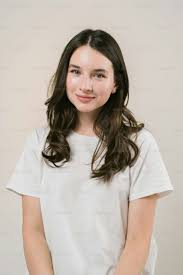
#> input picture Reading a video Images/Photos/person1.jpeg, 183 x 275 px
$ python 17_Face_detectn.py
#> lines starting #> are read from the running program, lines starting #| are printed output that depends on the picture; after the words box and inside, x2 and y2 are one past the last pixel; in counts of white or black regions, pixels touching at a corner belong together

#  detecting faces in the image/ video

import cv2 as cv

img = cv.imread('Reading a video Images/Photos/person1.jpeg')
#> img is the input picture: shape (275, 183, 3); mean B, G, R 170.5, 180.4, 190.9
cv.imshow('Person', img)

#  converting img to grayscale, Harcascade do not use skin color
gray = cv.cvtColor(img, cv.COLOR_BGR2GRAY)
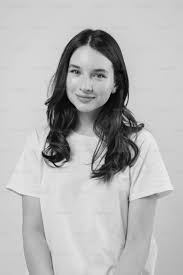
#> gray: shape (275, 183); min 1, max 244, mean 182.4
cv.imshow('Gray scale img', gray)


img1 = cv.imread('Reading a video Images/Photos/Humans.jpeg')
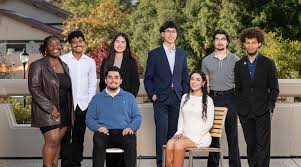
#> input picture Reading a video Images/Photos/Humans.jpeg, 301 x 167 px
#> img1 is the input picture: shape (167, 301, 3); mean B, G, R 83.1, 94, 101.3
cv.imshow('Humans', img1)

gray1 = cv.cvtColor(img1, cv.COLOR_BGR2GRAY)
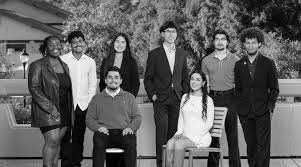
#> gray1: shape (167, 301); min 0, max 255, mean 95
cv.imshow('Gray scale img', gray1)

#  reading the haarcascade classofoer file to be used for face detection
haar_cascade = cv.CascadeClassifier('haarcascade_face.xml')

#  detecting the face in the image using the haarcascade model
faces_rect = haar_cascade.detectMultiScale(gray, scaleFactor= 1.1, minNeighbors=2)
#> faces_rect = [[57, 50, 62, 62]]
#  scalefactor = scale of rect
#  minNeighbor = no. of neighbors the rect to be. called as a face
#  returns list of the co ordinates of the faces rectangle in the img

#  printing the list of rect co ordinates
print( f'Number of faces in the img = {len(faces_rect)}')
#| Number of faces in the img = 1

#  loop over list over the co ordinates of the faces and drawing rect for all of them

for( x, y, w, h) in faces_rect:

    cv.rectangle(img, (x,y), (x+w, y+h), (0, 255, 0), thickness=2)
#> this loop made 1 pass
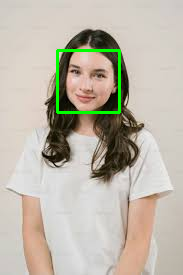
#> img: shape (275, 183, 3); 1.47% of pixels changed, all inside (x1, y1, x2, y2) = (56, 49, 121, 114)


cv.imshow('Detected faces in img', img)

#  printing rect for img1
face_rect = haar_cascade.detectMultiScale(gray1, scaleFactor= 1.1, minNeighbors=0)
#> face_rect = [[102, 68, 24, 24], [78, 12, 57, 57]]
#  printing the list of rect co ordinates
print( f'Number of faces in the img1 = {len(face_rect)}')
#| Number of faces in the img1 = 2

for( x, y, w, h) in face_rect:

    cv.rectangle(img1, (x,y), (x+w, y+h), (0, 255, 0), thickness=2)
#> this loop made 2 passes
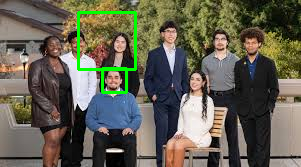
#> img1: shape (167, 301, 3); 1.8% of pixels changed, all inside (x1, y1, x2, y2) = (77, 11, 137, 94)

cv.imshow('Detected faces in img', img1)

#  sensitive to noise so can predict incorrect number of faces in the groups of people

#  minimizing the noise in the img by modifying scalefactore and minimum Neighbours


#  DLibs face recognizer is more effecttive in detecting faces and mostly used in advanced prjects


cv.waitKey(0)
